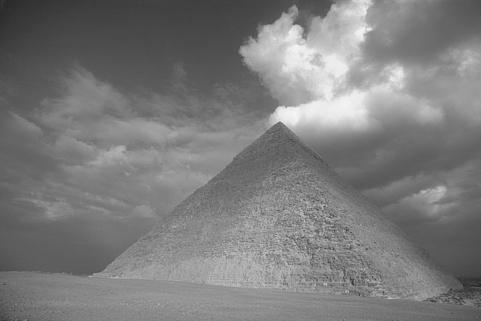
#> input picture Images/data/10.jpg, 481 x 321 px, found by its file name
$ python -i main.py   (imports and definitions only)   (Python 2 division)   (older library calls are emulated)
#> lines starting #> are read from the running program, lines starting #| are printed output that depends on the picture; after the words box and inside, x2 and y2 are one past the last pixel; in counts of white or black regions, pixels touching at a corner belong together; long printed decimals are rounded
import numpy as np
import csv
from matplotlib import pyplot as plt
import cv2
import os
from os import listdir
from os.path import isfile, join
import sys
img=0
truth=0
mypath='./Images'
count=1
output =  [[0 for x in range(12)] for x in range(10)]


def loadImage(src):
#> called with src = 'Images/data/10.jpg'
    global img
    img=cv2.imread(mypath+"/data/"+src ,1)
#> img is the input picture: shape (321, 481, 3); min 36, max 248, mean 123.5
    img.astype(np.uint8)
    img=cv2.cvtColor(img,cv2.COLOR_BGR2GRAY)
#> img: shape (321, 481)
    cv2.imshow('image',img)


def loadTruth(src):
#> called with src = 'Images/data/10.jpg'
    global truth
    truth=cv2.imread(mypath+"/truth/"+src ,1)
    truth.astype(np.uint8)
    truth=cv2.cvtColor(truth, cv2.COLOR_BGR2GRAY)
    ret, truth = cv2.threshold(truth, 10, 255, cv2.THRESH_BINARY)
#> truth: shape (321, 481); every value is 255
    cv2.imshow('image',truth)


def analyzeImage(imgName):
    print imgName
    loadImage (imgName)
    loadTruth(imgName)
    imgHeight=img.shape[0]
#> imgHeight = 321
    imgWidth=img.shape[1]
#> imgWidth = 481
    print "The image width is %d." % imgWidth
#| The image width is 481.
    print "The image height is %d." % imgHeight
#| The image height is 321.
    ScharrEdges(img)
    cannyEdges(img)
    LaplacianEdges(img)
    SobelEdges(img)

# [45 lines left out: functions cannyEdges, LaplacianEdges, SobelEdges, not called in this run]

def ScharrEdges(image):
    image = cv2.GaussianBlur(image,(9,9),0)
    edges = cv2.Scharr(img,cv2.CV_64F,1,0,scale=0.004)+cv2.Scharr(img,cv2.CV_64F,0,1,scale=0.004)
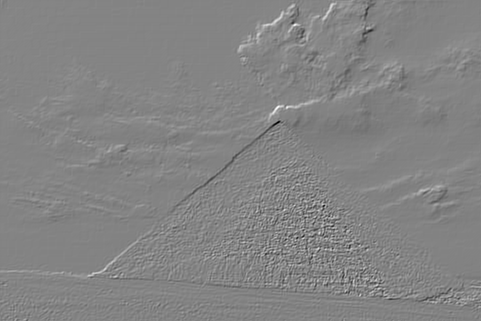
#> edges: shape (321, 481) float64; min -9.43, max 8.81, mean 0.0197; drawn with min black and max white
    edges=edges.astype(np.uint8)
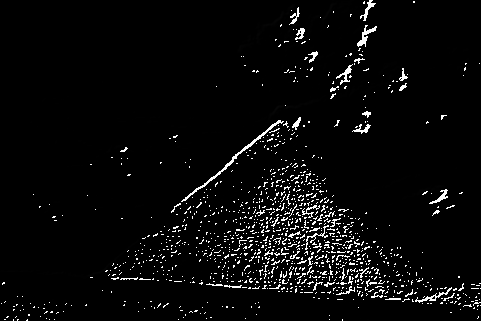
#> edges: shape (321, 481); min 0, max 255, mean 10.3
    ret, edges = cv2.threshold(edges, 10, 255, cv2.THRESH_BINARY)
#> edges: shape (321, 481); 4% white in thin lines or dots
    plt.subplot(1,3,1),plt.imshow(image,cmap = 'gray')
    plt.title('Original Image'), plt.xticks([]), plt.yticks([])
    plt.subplot(10,1,count),plt.imshow(edges,cmap = 'gray')
    plt.title('Edge Image'), plt.xticks([]), plt.yticks([])
    plt.subplot(1,3,3),plt.imshow(truth,cmap = 'gray')
    plt.title('Truth'), plt.xticks([]), plt.yticks([])
    print("scharr")
    CalculateData(edges,truth,3)
    cv2.imwrite("./Images/scharr/"+str(count)+".png",edges)


def CalculateData(result,ref,index):
#> called with index = 3
    global output

    dataArray=[cv2.countNonZero(result),cv2.countNonZero(ref),cv2.countNonZero(cv2.bitwise_and(result,ref)),cv2.countNonZero(cv2.bitwise_and(result,cv2.bitwise_not(ref))),cv2.countNonZero(cv2.bitwise_and(ref,cv2.bitwise_not(result))),cv2.countNonZero(cv2.bitwise_and(cv2.bitwise_not(result),cv2.bitwise_not(ref)))]
#> dataArray = [6174, 154401, 6174, 0, 148227, 0]
    p=(dataArray[2]/float(dataArray[2]+dataArray[3]))
#> p = 1
    print "P is %f" % p
#| P is 1.000
    output[count-1][index*3+0]=p
#> (the run stopped early here; a loop or call above may not have finished)

$ run again, on Images/data/7.jpg
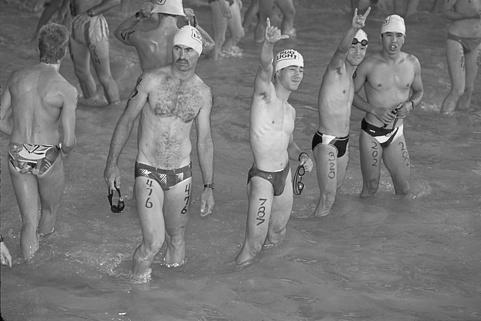
#> input picture Images/data/7.jpg, 481 x 321 px, found by its file name
#> in loadImage, img is the input picture: shape (321, 481, 3); min 0, max 255, mean 119.3
#> img: shape (321, 481)
#> in loadTruth, `ret, truth = cv2.threshold(truth, 10, 255, cv2.THRESH_BINARY)`:
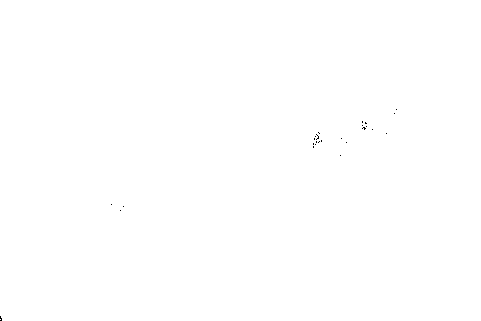
#> truth: shape (321, 481); 100% white; black in thin lines or dots, all inside (x1, y1, x2, y2) = (0, 109, 397, 321)
#| The image width is 481.
#| The image height is 321.
#> dataArray = [16802, 154348, 16794, 8, 137554, 45]
#> p = 1
#| P is 0.9995
#> tfp = 0.151
#| TFP is 0.1509
#> tfn = 0.891
#| TFN is 0.8912
#| P is 0.9998
#| TFP is 0.03774
#| TFN is 0.9431
#| P is 1.000
#| TFP is 0
#| TFN is 0.9015
#> in SobelEdges, `edges=edges.astype(np.uint8)`:
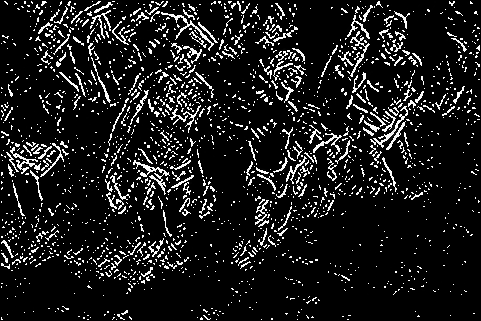
#> edges: shape (321, 481); min 0, max 255, mean 27.6
#| P is 0.9989
#| TFP is 0.3396
#| TFN is 0.8916

$ run again, on Images/data/8.jpg
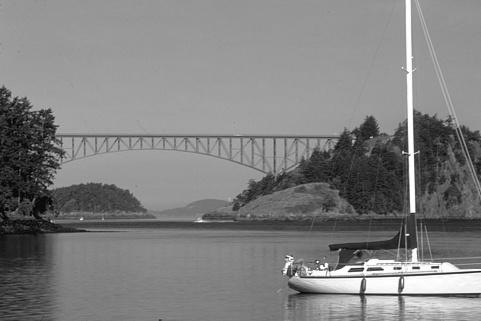
#> input picture Images/data/8.jpg, 481 x 321 px, found by its file name
#> in loadImage, img is the input picture: shape (321, 481, 3); min 0, max 255, mean 127.8
#> img: shape (321, 481)
#> in loadTruth, `ret, truth = cv2.threshold(truth, 10, 255, cv2.THRESH_BINARY)`:
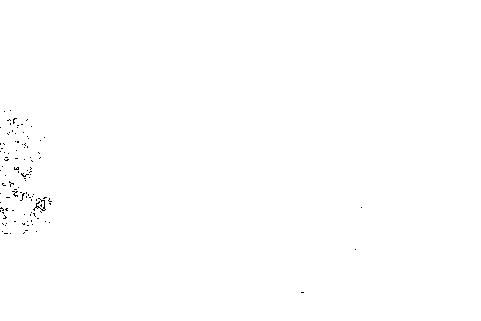
#> truth: shape (321, 481); 99.8% white; black in thin lines or dots, all inside (x1, y1, x2, y2) = (0, 110, 362, 293)
#| The image width is 481.
#| The image height is 321.
#> dataArray = [16444, 154072, 16387, 57, 137685, 272]
#> p = 0.997
#| P is 0.9965
#> tfp = 0.173
#| TFP is 0.1733
#> tfn = 0.894
#| TFN is 0.8936
#| P is 0.9988
#| TFP is 0.03647
#| TFN is 0.9375
#| P is 1.000
#| TFP is 0
#| TFN is 0.896
#> in SobelEdges, `edges=edges.astype(np.uint8)`:
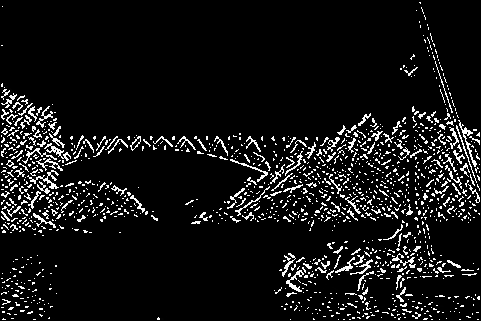
#> edges: shape (321, 481); min 0, max 255, mean 20.3
#| P is 0.9941
#| TFP is 0.2188
#| TFN is 0.9207
